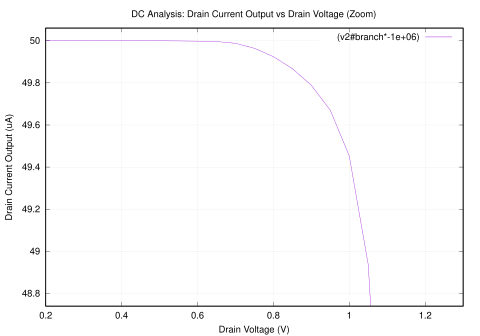

The gnuplot source for this figure:
set terminal X11 noenhanced
set title "DC Analysis: Drain Current Output vs Drain Voltage (Zoom)"
set xlabel "Drain Voltage (V)"
set ylabel "Drain Current Output (uA)"
set grid
unset logscale x 
set xrange [2.000000e-01:1.300000e+00]
unset logscale y 
set yrange [4.874000e+01:5.006000e+01]
#set xtics 1
#set x2tics 1
#set ytics 1
#set y2tics 1
set format y "%g"
set format x "%g"
plot 'dc_zoom.data' using 1:2 with lines lw 1 title "(v2#branch*-1e+06)"
set terminal push
set terminal postscript eps color noenhanced
set out 'dc_zoom.eps'
replot
set term pop
replot
